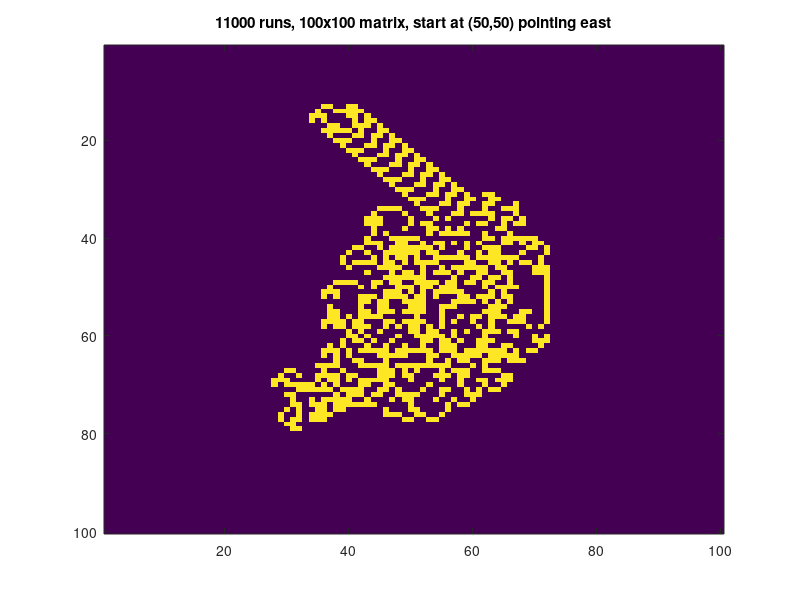

The MATLAB script that drew this image:
%Project 1

%Assignment 2.2

N = 100; %Matrix dimension
T = 11000; %# of time steps
mat = zeros(N,N); %0 = white, 1 = black

%initial conditions
n = 50; 
m = 50;
dir = 1; 

%east = 1, south = 2, west = 3, north = 4

for i = 1:T
    
    if(mat(n,m) == 0)
        mat(n,m) = 1;
        if(dir == 1)
            if(n==N)
                n=1;
            else
                n = n+1;
            end
            dir = 2;
        elseif(dir == 2)
            if(m == 1)
                m = N;
            else
                m = m-1;
            end
            dir = 3;
        elseif(dir == 3)
            if(n == 1)
                n = N;
            else
                n = n-1;
            end
            dir = 4;
        else
            if(m == N)
                m = 1;
            else
                m = m+1;
            end
            dir = 1;
        end
        
    else
        mat(n,m) = 0;
        if(dir == 1)
            if(n == 1)
                n = N;
            else
                n = n-1;
            end
            dir = 4;
        elseif(dir == 2)
            if(m == N)
                m = 1;
            else
                m = m+1;
            end
            dir = 1;
        elseif(dir == 3)
            if(n==N)
                n=1;
            else
                n = n+1;
            end
            dir = 2;
        else
            if(m == 1)
                m = N;
            else
                m = m-1;
            end
            dir = 3;
        end
    end
end

imagesc(mat)
title('11000 runs, 100x100 matrix, start at (50,50) pointing east')

